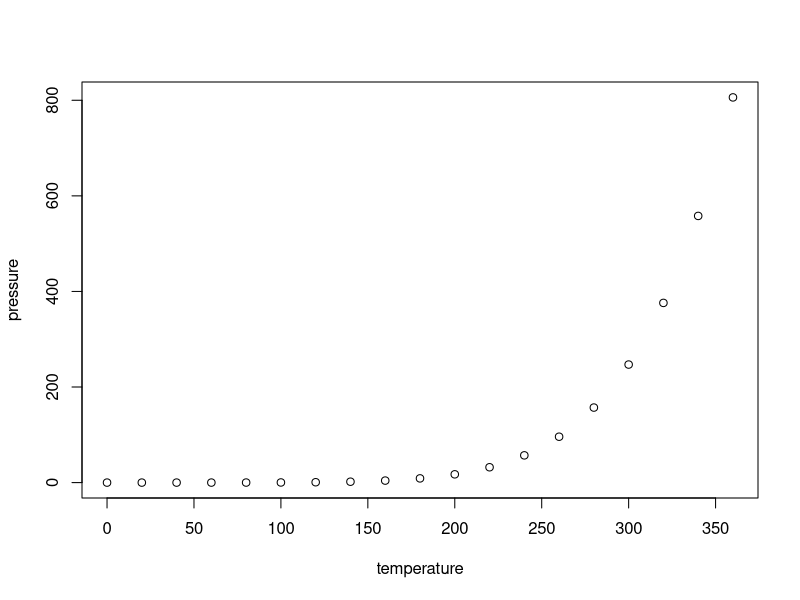
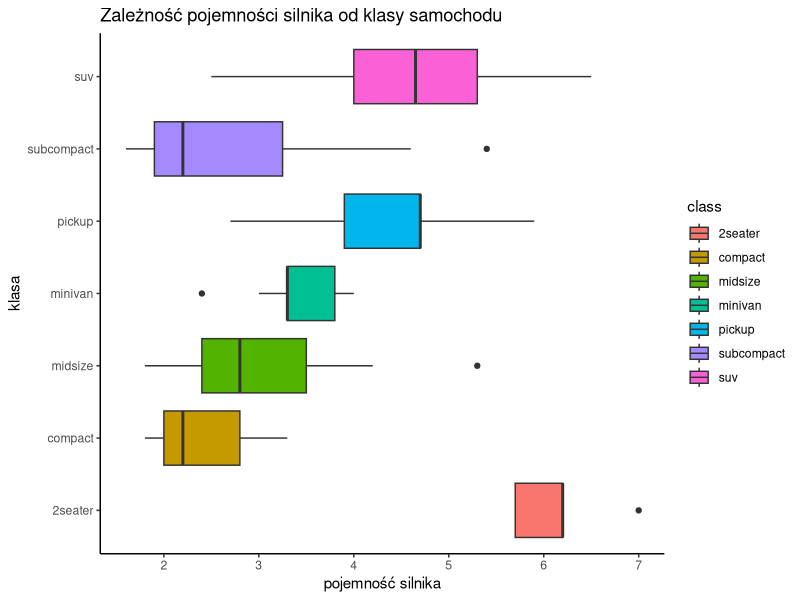

Write the R code that produced these figures, in order.
## ---- chunk 1
knitr::opts_chunk$set(echo = TRUE)
## ---- chunk 2
summary(cars)
## ---- chunk 3
plot(pressure)
## ---- chunk 4
 library(tidyverse)
 ggplot(data = mpg, aes(x = class, y = displ, fill = class)) +
  geom_boxplot() +
  coord_flip() +
  labs(title = "Zależność pojemności silnika od klasy samochodu", x = "klasa", y = "pojemność silnika") + 
  theme_classic()
## ---- chunk 5
drugi_rok <- 6 + 22*24 + 9*30*24
kolejne_lata <- 12*30*24
ostatni_rok <- 9*30*21
ile_pozostalo <- drugi_rok + 2*kolejne_lata + ostatni_rok
paste("Studia", "skończę", "za", ile_pozostalo, "godzin.")
## ---- chunk 6
 library(tidyverse)
 data(diamonds)
 select(diamonds, color)
